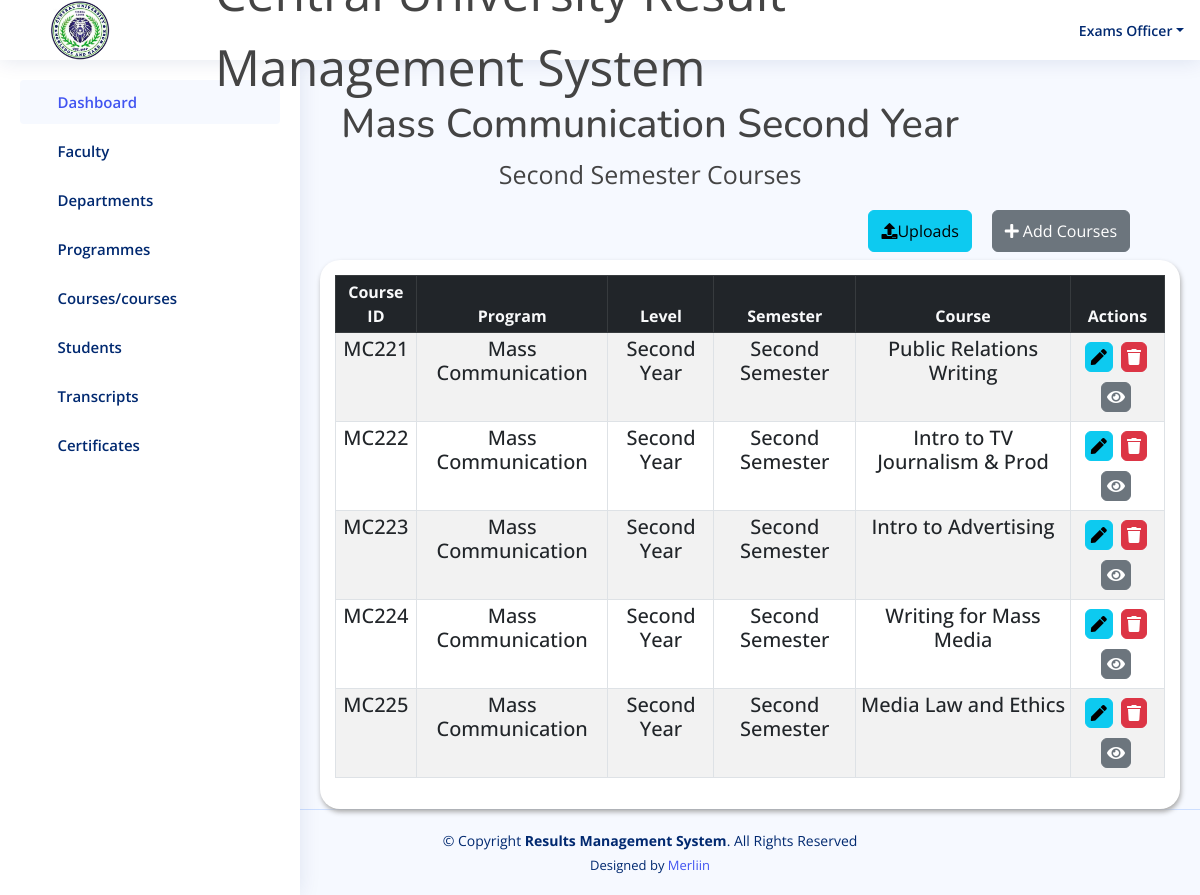
Page /result/masscom_year2_second_semester/ (signed in) on the committed database.
### result/models.py (models this page shows, shortened)
class masscom_year2_semester2(models.Model):
    code = models.CharField(max_length=50, default='')
    program = models.ForeignKey(Program, on_delete=models.CASCADE)
    level = models.CharField(max_length=20, choices=YEAR2_LEVEL2)
    semester = models.CharField(max_length=20,choices=YEAR2_SEMESTER2)
    course = models.CharField(max_length=50)

class Program(models.Model):
    program = models.CharField(max_length=100)
    department = models.ForeignKey(Department, on_delete=models.CASCADE)
    def __str__(self):
        return self.program

### result/views.py (the view)
# urls.py: path('masscom_year2_second_semester/', views.masscom_year2_second_semester, name='masscom_year2_second_semester'),
@login_required(login_url='login')
def masscom_year2_second_semester(request):
    masscom_yr2_sem2 = masscom_year2_semester2.objects.all()
    if request.method == 'POST':
        form = massCourseForm4(request.POST)
        if form.is_valid():
            course = form.cleaned_data['course']
            if masscom_year2_semester2.objects.filter(course=course).exists():
                messages.error(request, f"'{course}' already exists!")
                return redirect('masscom_year2_second_semester')  # Redirect back to the faculty page without saving the form
            form.save()
            messages.success(request, "Course has been added!")
            return redirect('masscom_year2_second_semester')
    else:
        form = massCourseForm4()
    return render(request, 'result/masscom_year2_second_semester.html', {'masscom_yr2_sem2': masscom_yr2_sem2, 'form': form})

### templates/result/masscom_year2_second_semester.html (shortened to what this page needs)
{% load static %}
<!DOCTYPE html>
<html lang="en">
<head>
  <link href="https://cdn.datatables.net/v/bs5/jszip-2.5.0/dt-1.13.4/b-2.3.6/b-html5-2.3.6/b-print-2.3.6/datatables.min.css" rel="stylesheet"/>
   <link rel="stylesheet" href="https://cdnjs.cloudflare.com/ajax/libs/font-awesome/5.15.4/css/all.min.css" />
  <link href="{% static 'assets/vendor/bootstrap/css/bootstrap.min.css' %}" rel="stylesheet">
  <link href="{% static 'assets/vendor/bootstrap-icons/bootstrap-icons.css' %}" rel="stylesheet">
  <link href="{% static 'assets/vendor/boxicons/css/boxicons.min.css' %}" rel="stylesheet">
  <link href="{% static 'assets/vendor/quill/quill.snow.css' %}" rel="stylesheet">
  <link href="{% static 'assets/vendor/quill/quill.bubble.css' %}" rel="stylesheet">
  <link href="{% static 'assets/vendor/remixicon/remixicon.css' %}" rel="stylesheet">
  <link href="{% static 'assets/vendor/simple-datatables/style.css' %}" rel="stylesheet">
  <link href="{% static 'assets/style.css'%}" rel="stylesheet">
  <link rel="stylesheet" href="{% static 'assets/css/result.css' %}">
</head>
<body>
 <header id="header" class="header fixed-top d-flex align-items-center">
  <div class="d-flex align-items-center justify-content-between">
    <img style="width: 60px; margin-left: -250px; margin-right: 50px; margin-top: 30px; margin-bottom:30px;"  src="{% static 'assets/img/cusl.jpeg' %}" alt="">
    <i class="bi bi-list toggle-sidebar-btn"></i>
  </div>
  <div class="search-bar">
    <marquee style="font-size: 50px;" behavior="" direction="">Central University Result Management System</marquee>
  </div>
  <nav class="header-nav ms-auto">
    <ul class="d-flex align-items-center">
      <li class="nav-item dropdown pe-3">
        <a class="nav-link nav-profile d-flex align-items-center pe-0" href="#" data-bs-toggle="dropdown">
          <span class="d-none d-md-block dropdown-toggle ps-2">Exams Officer</span>
        </a>
      </li>
    </ul>
  </nav>
</header>
 <aside id="sidebar" class="sidebar">
  <ul class="sidebar-nav" id="sidebar-nav">
    <li class="nav-item">
      <a class="nav-link " href="{% url 'admin1' %}">
        <i class="bi bi-grid"></i>
        <span>Dashboard</span>
      </a>
    </li>
    <li class="nav-item">
      <a class="nav-link collapsed" data-bs-target="#components-nav" data-bs-toggle="collapse" href="#">
        <i class="bi bi-menu-button-wide"></i><span>Faculty</span><i class="bi bi-chevron-down ms-auto"></i>
      </a>
    </li>
    <li class="nav-item">
      <a class="nav-link collapsed" data-bs-target="#forms-nav" data-bs-toggle="collapse" href="#">
        <i class="bi bi-journal-text"></i><span>Departments</span><i class="bi bi-chevron-down ms-auto"></i>
      </a>
    </li>
    <li class="nav-item">
      <a class="nav-link collapsed" data-bs-target="#tables-nav" data-bs-toggle="collapse" href="#">
        <i class="bi bi-layout-text-window-reverse"></i><span>Programmes</span><i class="bi bi-chevron-down ms-auto"></i>
      </a>
    </li>
    <li class="nav-item">
      <a class="nav-link collapsed" data-bs-target="#charts-nav" data-bs-toggle="collapse" href="#">
        <i class="bi bi-bar-chart"></i><span>Courses/courses</span><i class="bi bi-chevron-down ms-auto"></i>
      </a>
    </li>
    <li class="nav-item">
      <a class="nav-link collapsed" data-bs-target="#icon-nav" data-bs-toggle="collapse" href="#">
        <i class="bi bi-person"></i><span>Students</span><i class="bi bi-chevron-down ms-auto"></i>
      </a>
    </li>
    <li class="nav-item">
      <a class="nav-link collapsed" data-bs-target="#iconnavi" data-bs-toggle="collapse" href="#">
        <i class="bi bi-person"></i><span>Transcripts</span><i class="bi bi-chevron-down ms-auto"></i>
      </a>
    </li>
    <li class="nav-item">
      <a class="nav-link collapsed" data-bs-target="#iconnav" data-bs-toggle="collapse" href="#">
        <i class="bi bi-person"></i><span>Certificates</span><i class="bi bi-chevron-down ms-auto"></i>
      </a>
    </li>
  </ul>
</aside>
    <div class="container" style="margin-top:100px;">
            <div class="col-md-12">
                <h1 class="text-center" style="margin-left:100px;">Mass Communication Second Year</h1>
                <p class="text-center" style="margin-left:100px; font-size: 25px;">Second Semester Courses</p>
            </div>
        </div>
        <div class="row">
          <div class="col-md-12">
              <div class="d-flex justify-content-end">
                <a href="{% url 'upload_masscom_course4' %}" class="btn btn-info btn mb-2  py-2"
                   style="margin-right:20px;" type="submit">
                  <i class="fa fa-upload" aria-hidden="true"></i>Uploads</a>
                  <a href="" class="btn btn-secondary btn mb-2  py-2"
                  data-bs-toggle="modal" data-bs-target="#exampleModalt" style="margin-right:70px;">
                  <i class="fas fa-plus">&nbsp;</i>Add Courses</a>
              </div>
          </div>
      </div>
        <div class="row ml-5 pl-5">
            <div class="col-12">
                <div class="data_table" style="margin-left:320px; margin-right: 20px;">
                    <table id="example" class="table table-striped table-bordered table-sm" >
                        <thead class="table-dark text-center text-light">
                            <tr>
                                <th  class="text-center">Course ID</th>
                                <th  class="text-center">Program</th>
                                <th  class="text-center">Level</th>
                                <th  class="text-center">Semester</th>
                                <th  class="text-center">Course</th>
                                <th  class="text-center">Actions</th>
                            </tr>
                        </thead>
                        <tbody  class="text-center h5">
                          {% for obj in masscom_yr2_sem2%}
                            <tr>
                                <td>{{obj.code }}</td>
                                <td>{{obj.program }}</td>
                                <td>{{obj.level }}</td>
                                <td>{{obj.semester }}</td>
                                <td>{{obj.course }}</td>
                                    <td>
                                        <a href="{% url 'edit_masscom_year2_second_semester' obj.id%}" class="btn btn-info" title="Edit Patient">
                                            <i class="fas fa-pen"></i>
                                        </a>
                                        <a href="{% url 'delete_masscom_year2_second_semester' obj.id%}"  class="btn btn-danger" title="Edit Patient">
                                            <i class="fas fa-trash"></i>
                                        </a>
                                        <a href="{% url 'view_masscom_year2_second_semester' obj.id%}"  class="btn btn-secondary" title="Edit Patient">
                                            <i class="fas fa-eye"></i>
                                        </a>
                                    </td>
                            </tr>
                            {% endfor %}
                        </tbody>
                    </table>
                </div>
            </div>
        </div>
  <footer id="footer" class="footer" style="margin-left: 100px;">
    <div class="copyright" >
      &copy; Copyright <strong><span>Results Management System</span></strong>. All Rights Reserved
    </div>
    <div class="credits">
      Designed by <a href="">Merliin</a>
    </div>
  </footer>
</body>
</html>

### static/assets/style.css (style rules this page uses)
:root { scroll-behavior: smooth; }
body { font-family: "Open Sans", sans-serif; background: #f6f9ff; color: #444444; }
a { color: #4154f1; text-decoration: none; }
h1, h2, h3, h4, h5, h6 { font-family: "Nunito", sans-serif; }
.header { transition: all 0.5s; z-index: 997; height: 60px; box-shadow: 0px 2px 20px rgba(1, 41, 112, 0.1); background-color: #fff; padding-left: 20px; }
.header .toggle-sidebar-btn { font-size: 32px; padding-left: 10px; cursor: pointer; color: #012970; }
.header .search-bar { min-width: 360px; padding: 0 20px; }
.header-nav ul { list-style: none; }
.header-nav>ul { margin: 0; padding: 0; }
.header-nav .nav-profile { color: #012970; }
.header-nav .nav-profile span { font-size: 14px; font-weight: 600; }
.sidebar { position: fixed; top: 60px; left: 0; bottom: 0; width: 300px; z-index: 996; transition: all 0.3s; padding: 20px; overflow-y: auto; scrollbar-width: thin; scrollbar-color: #aab7cf transparent; box-shadow: 0px 0px 20px rgba(1, 41, 112, 0.1); background-color: #fff; }
@media (min-width: 1200px) { #main, #footer { margin-left: 300px; } }
.sidebar-nav { padding: 0; margin: 0; list-style: none; }
.sidebar-nav li { padding: 0; margin: 0; list-style: none; }
.sidebar-nav .nav-item { margin-bottom: 5px; }
.sidebar-nav .nav-link { display: flex; align-items: center; font-size: 15px; font-weight: 600; color: #4154f1; transition: 0.3; background: #f6f9ff; padding: 10px 15px; border-radius: 4px; }
.sidebar-nav .nav-link i { font-size: 16px; margin-right: 10px; color: #4154f1; }
.sidebar-nav .nav-link.collapsed { color: #012970; background: #fff; }
.sidebar-nav .nav-link.collapsed i { color: #899bbd; }
.sidebar-nav .nav-link .bi-chevron-down { margin-right: 0; transition: transform 0.2s ease-in-out; }
.footer { padding: 20px 0; font-size: 14px; transition: all 0.3s; border-top: 1px solid #cddfff; }
.footer .copyright { text-align: center; color: #012970; }
.footer .credits { padding-top: 5px; text-align: center; font-size: 13px; color: #012970; }

### static/assets/css/result.css (style rules this page uses)
.data_table { background: #fff; padding: 15px; box-shadow: 1px 3px 5px #aaa; border-radius: 20px; }
.data_table .btn { padding: 2px 5px; margin: 5px 3px 5px 0; }

### rows in the picture
masscom_year2_semester2: code "MC221", program "Mass Communication", level "Second Year", semester "Second Semester", course "Public Relations Writing"
masscom_year2_semester2: code "MC222", program "Mass Communication", level "Second Year", semester "Second Semester", course "Intro to TV Journalism & Prod"
masscom_year2_semester2: code "MC223", program "Mass Communication", level "Second Year", semester "Second Semester", course "Intro to Advertising"
masscom_year2_semester2: code "MC224", program "Mass Communication", level "Second Year", semester "Second Semester", course "Writing for Mass Media"
masscom_year2_semester2: code "MC225", program "Mass Communication", level "Second Year", semester "Second Semester", course "Media Law and Ethics"
